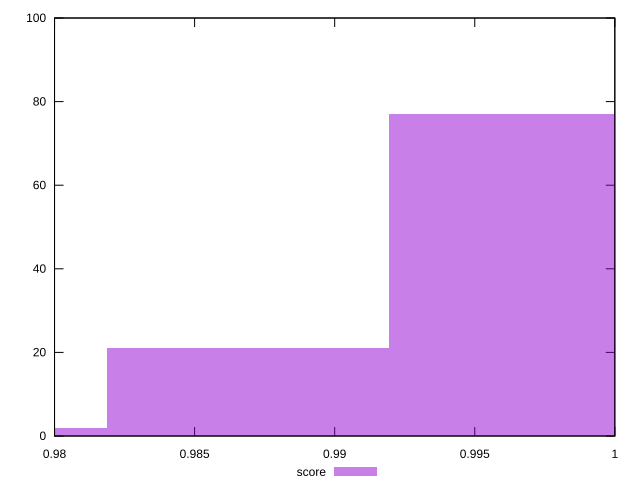

This figure's gnuplot source:
reset

$score <<EOF
0.9869052086640047 21
0.9969756699769027 77
0.9768347473511066 2
EOF

set key outside below
set boxwidth 0.010070461312898007
set xrange [0.98:1]
set yrange [0:100]
set trange [0:100]
set style fill transparent solid 0.5 noborder
set terminal svg size 640, 490 enhanced background rgb 'white'
set output "report_00018_2021-02-10T15-25-16.877Z/max-potential-fid/samples/pages+cached+noadtech+nomedia/score/histogram.svg"

plot $score title "score" with boxes

reset
